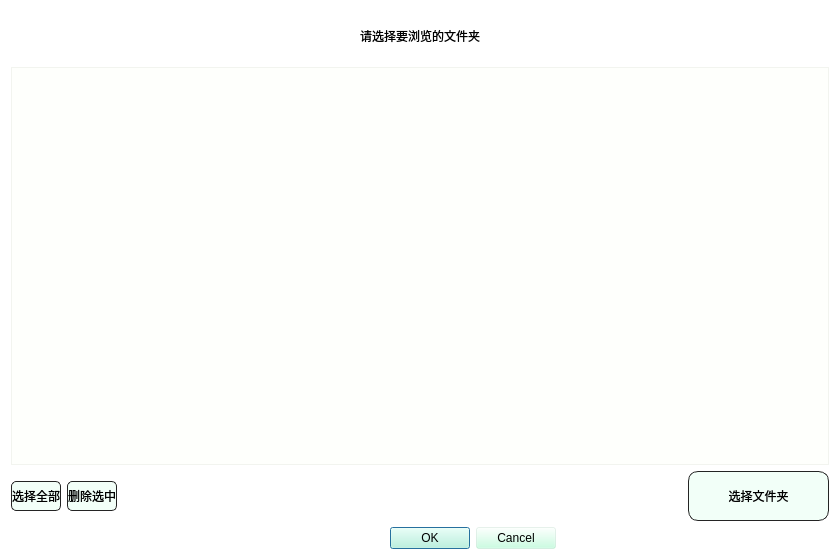
<?xml version="1.0" encoding="UTF-8"?>
<ui version="4.0">
 <class>ChooseDirsDialog</class>
 <widget class="QDialog" name="ChooseDirsDialog">
  <property name="geometry">
   <rect>
    <x>0</x>
    <y>0</y>
    <width>840</width>
    <height>560</height>
   </rect>
  </property>
  <property name="windowTitle">
   <string>Dialog</string>
  </property>
  <property name="styleSheet">
   <string notr="true">QDialog#ChooseDirsDialog{
background-color: rgb(249, 255, 239,0);
}


QListWidget{
background-color: rgb(249, 255, 239,50);
}



QLabel{
	font: 9pt &quot;楷体&quot;;
}

QLineEdit{

	font: 9pt &quot;楷体&quot;;
	border-color:rgb(61, 181, 255);
	border-width:2px;
	border-radius:3px;
	background-color: rgb(249, 255, 239,100);

}

</string>
  </property>
  <layout class="QVBoxLayout" name="verticalLayout">
   <item>
    <layout class="QVBoxLayout" name="verticalLayout_2" stretch="1,8,1">
     <item>
      <widget class="QLabel" name="label">
       <property name="styleSheet">
        <string notr="true">font: 22pt &quot;楷体&quot;;
</string>
       </property>
       <property name="text">
        <string>请选择要浏览的文件夹</string>
       </property>
       <property name="alignment">
        <set>Qt::AlignCenter</set>
       </property>
      </widget>
     </item>
     <item>
      <layout class="QVBoxLayout" name="verticalLayout_3">
       <item>
        <widget class="QListWidget" name="lwDirList"/>
       </item>
      </layout>
     </item>
     <item>
      <layout class="QHBoxLayout" name="horizontalLayout" stretch="0,0,8,2">
       <item>
        <widget class="QPushButton" name="btnSelectAll">
         <property name="minimumSize">
          <size>
           <width>0</width>
           <height>30</height>
          </size>
         </property>
         <property name="styleSheet">
          <string notr="true">QPushButton{
	font: 9pt &quot;楷体&quot;;
	border:1px solid #242424;
	border-radius:5px;

	background-color: rgb(189, 255, 219,50);

}

QPushButton:hover{
	font: 9pt &quot;楷体&quot;;
	border-color:rgb(61, 181, 255);
	border-width:2px;
	border-radius:3px;
	background-color: rgb(191,191,191,50);
}
</string>
         </property>
         <property name="text">
          <string>选择全部</string>
         </property>
        </widget>
       </item>
       <item>
        <widget class="QPushButton" name="btnRemoveSelected">
         <property name="minimumSize">
          <size>
           <width>0</width>
           <height>30</height>
          </size>
         </property>
         <property name="styleSheet">
          <string notr="true">QPushButton{
	font: 9pt &quot;楷体&quot;;
	border:1px solid #242424;
	border-radius:5px;

	background-color: rgb(189, 255, 219,50);

}

QPushButton:hover{
	font: 9pt &quot;楷体&quot;;
	border-color:rgb(61, 181, 255);
	border-width:2px;
	border-radius:3px;
	background-color: rgb(191,191,191,50);
}
</string>
         </property>
         <property name="text">
          <string>删除选中</string>
         </property>
        </widget>
       </item>
       <item>
        <spacer name="horizontalSpacer">
         <property name="orientation">
          <enum>Qt::Horizontal</enum>
         </property>
         <property name="sizeHint" stdset="0">
          <size>
           <width>40</width>
           <height>20</height>
          </size>
         </property>
        </spacer>
       </item>
       <item>
        <widget class="QPushButton" name="pushButton">
         <property name="sizePolicy">
          <sizepolicy hsizetype="Minimum" vsizetype="Preferred">
           <horstretch>0</horstretch>
           <verstretch>0</verstretch>
          </sizepolicy>
         </property>
         <property name="styleSheet">
          <string notr="true">QPushButton{
	font: 9pt &quot;楷体&quot;;
	border:1px solid #242424;
	border-radius:10px;

	background-color: rgb(189, 255, 219,50);

}

QPushButton:hover{
	font: 9pt &quot;楷体&quot;;
	border-color:rgb(61, 181, 255);
	border-width:2px;
	border-radius:3px;
	background-color: rgb(191,191,191,50);
}
</string>
         </property>
         <property name="text">
          <string>选择文件夹</string>
         </property>
        </widget>
       </item>
      </layout>
     </item>
    </layout>
   </item>
   <item>
    <layout class="QHBoxLayout" name="horizontalLayout_2">
     <item>
      <spacer name="horizontalSpacer_3">
       <property name="orientation">
        <enum>Qt::Horizontal</enum>
       </property>
       <property name="sizeHint" stdset="0">
        <size>
         <width>40</width>
         <height>20</height>
        </size>
       </property>
      </spacer>
     </item>
     <item>
      <widget class="QDialogButtonBox" name="buttonBox">
       <property name="minimumSize">
        <size>
         <width>0</width>
         <height>0</height>
        </size>
       </property>
       <property name="styleSheet">
        <string notr="true">QPushButton{
	font: 9pt &quot;楷体&quot;;


	background-color: rgb(189, 255, 219,50);

}

QPushButton:hover{
	font: 9pt &quot;楷体&quot;;

	background-color: rgb(191,191,191,50);
}
</string>
       </property>
       <property name="orientation">
        <enum>Qt::Horizontal</enum>
       </property>
       <property name="standardButtons">
        <set>QDialogButtonBox::Cancel|QDialogButtonBox::Ok</set>
       </property>
      </widget>
     </item>
     <item>
      <spacer name="horizontalSpacer_2">
       <property name="orientation">
        <enum>Qt::Horizontal</enum>
       </property>
       <property name="sizeHint" stdset="0">
        <size>
         <width>40</width>
         <height>20</height>
        </size>
       </property>
      </spacer>
     </item>
    </layout>
   </item>
  </layout>
 </widget>
 <resources/>
 <connections>
  <connection>
   <sender>buttonBox</sender>
   <signal>accepted()</signal>
   <receiver>ChooseDirsDialog</receiver>
   <slot>accept()</slot>
   <hints>
    <hint type="sourcelabel">
     <x>248</x>
     <y>254</y>
    </hint>
    <hint type="destinationlabel">
     <x>157</x>
     <y>274</y>
    </hint>
   </hints>
  </connection>
  <connection>
   <sender>buttonBox</sender>
   <signal>rejected()</signal>
   <receiver>ChooseDirsDialog</receiver>
   <slot>reject()</slot>
   <hints>
    <hint type="sourcelabel">
     <x>316</x>
     <y>260</y>
    </hint>
    <hint type="destinationlabel">
     <x>286</x>
     <y>274</y>
    </hint>
   </hints>
  </connection>
 </connections>
</ui>
